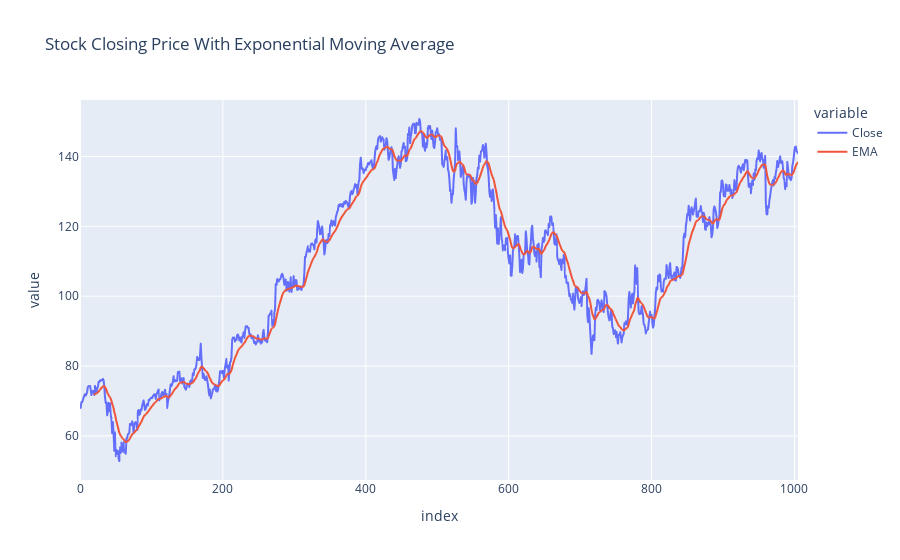

Here is the notebook cell this chart was saved with:
### Code cell
googl_analyzer.plot_ema(goog_technical_indicator)

### Figure 1 — Plotly figure (JSON) as saved in the notebook; plotly's stock layout.template omitted (floating-point values rounded to 4 significant figures; data arrays with more than 128 entries replaced by an {"elided": "..."} marker saying what was removed)
{"data": [{"hovertemplate": "variable=Close<br>index=%{x}<br>value=%{y}<extra></extra>", "legendgroup": "Close", "line": {"color": "#636efa", "dash": "solid"}, "marker": {"symbol": "circle"}, "mode": "lines", "name": "Close", "showlegend": true, "type": "scattergl", "x": {"elided": "1006 int values"}, "xaxis": "x", "y": {"elided": "1006 float values"}, "yaxis": "y"}, {"hovertemplate": "variable=EMA<br>index=%{x}<br>value=%{y}<extra></extra>", "legendgroup": "EMA", "line": {"color": "#EF553B", "dash": "solid"}, "marker": {"symbol": "circle"}, "mode": "lines", "name": "EMA", "showlegend": true, "type": "scattergl", "x": {"elided": "1006 int values"}, "xaxis": "x", "y": {"elided": "1006 float values"}, "yaxis": "y"}], "layout": {"legend": {"title": {"text": "variable"}, "tracegroupgap": 0}, "title": {"text": "Stock Closing Price With Exponential Moving Average"}, "xaxis": {"anchor": "y", "domain": [0, 1], "title": {"text": "index"}}, "yaxis": {"anchor": "x", "domain": [0, 1], "title": {"text": "value"}}}}
